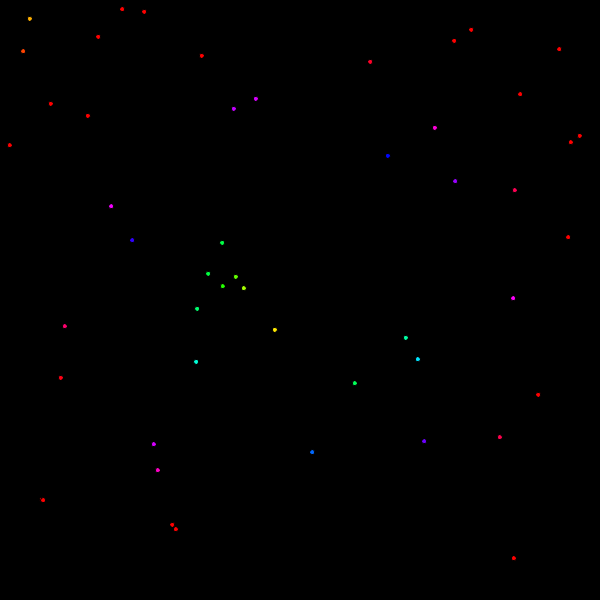
Frame 1 (no input)
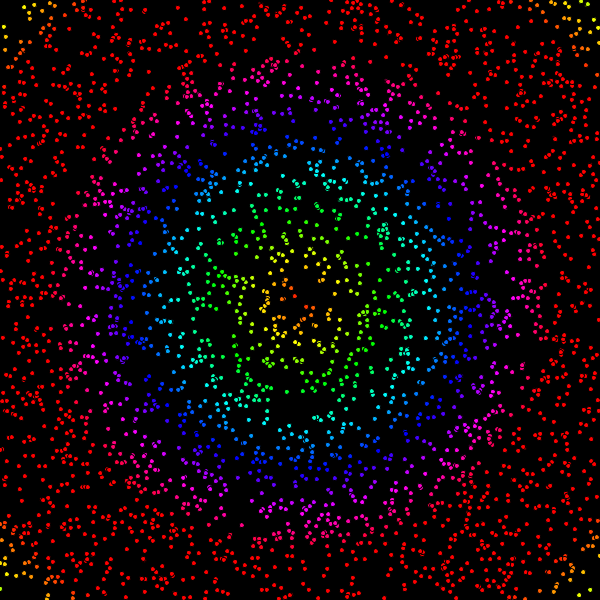
Frame 60 (the mouse pressed at the canvas centre just before this capture)
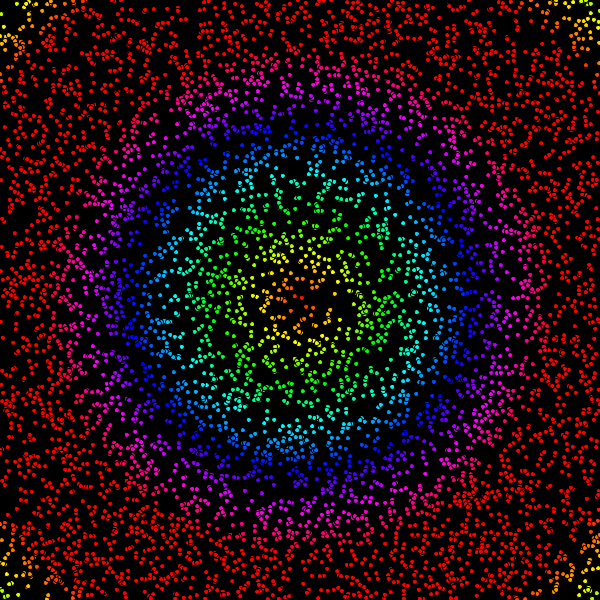
Frame 120 (the mouse held since frame 60 and released just before this capture)

The Processing sketch that drew these frames (run headless with seeded random() and noise(); from frame 60 on, the mouse is pressed at the canvas centre):

// Processing sketch: HSB_colors
// ── HSB_colors.pde
void setup()
{
  size(600,600);
  colorMode(HSB);
  background(0);
}

float x = width/2;
float y = height/2;
void draw()
{
  
 for(int i = 0; i < 50; i++)
 {
   x = random(width);
   y = random(height);
   
   fill(dist(x,y,width/2,height/2) % 361 , 255, 255);
   ellipse(x,y, 5 , 5);
 }
 
}
